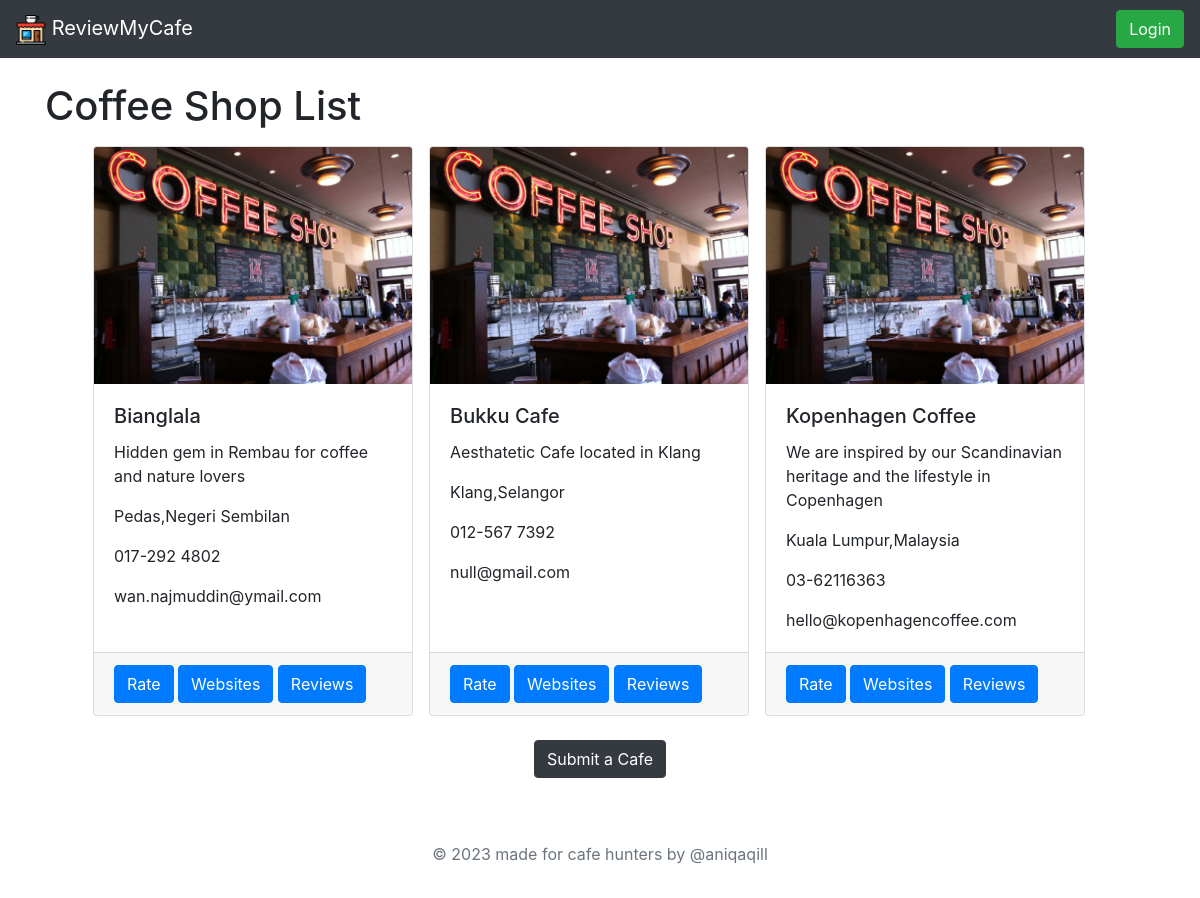
The app's page /, older data.
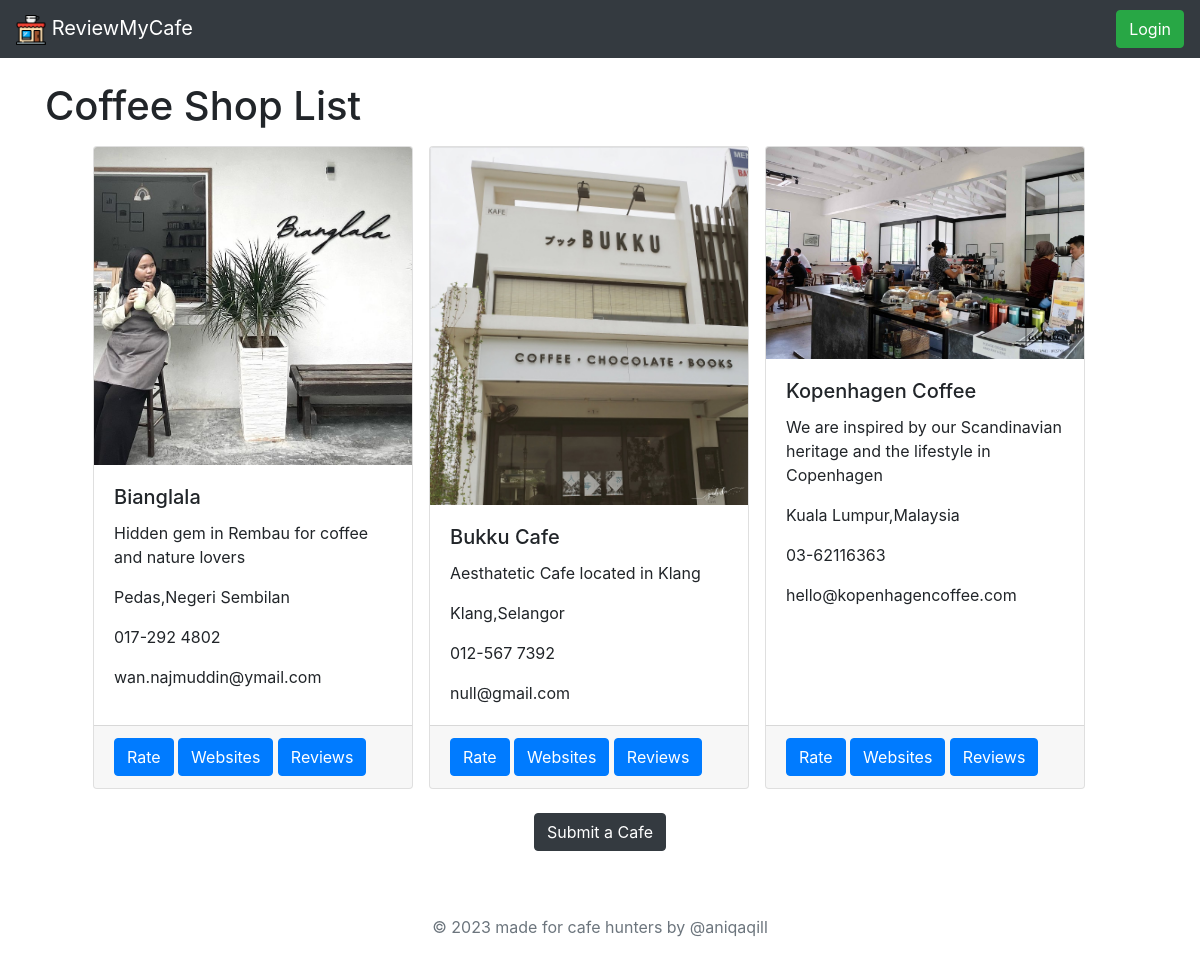
The same page, newer data.
### coffeeshoplist/models.py (models this page shows)
class CoffeeShop(models.Model):
    name = models.CharField(max_length=100)
    address = models.CharField(max_length=255)
    phone = models.CharField(max_length=100)
    website = models.CharField(max_length=100)
    email = models.CharField(max_length=100)
    description = models.CharField(max_length=100)
    hours = models.CharField(max_length=100)
    image = models.ImageField(upload_to='coffee_shop_images/', default='coffee_shop_images/default.jpg')

### coffeeshoplist/views.py (the view)
# urls.py: path('', views.coffeeshoplist, name='coffeeshoplist'),
def coffeeshoplist(request):
    coffee_shops = CoffeeShop.objects.all()
    ratings = Rating.objects.all()
    rating_dict = {}
    for rating in ratings:
        rating_dict.setdefault(rating.coffee_shop_id, []).append(rating.rating)
    avg_ratings = {}
    for coffee_shop in coffee_shops:
        ratings_list = rating_dict.get(coffee_shop.id, [])
        avg_rating = round(sum(ratings_list) / max(len(ratings_list), 1), 2) if ratings_list else '-'
        avg_ratings[coffee_shop.id] = avg_rating
    return render(request, 'coffeeshoplist.html', {'coffee_shops': coffee_shops, 'avg_ratings': avg_ratings})

### coffeeshoplist/templates/coffeeshoplist.html (shortened to what this page needs)
{% extends 'base.html' %}
    {% block content %}
    <h1>Coffee Shop List</h1>
    <ul class="d-flex flex-wrap">
      {% for coffee_shop in coffee_shops %}
      <div class="card mx-2 my-2" style="width: 20rem">
        <img
          src="{{ coffee_shop.image.url }}"
          class="card-img-top"
          alt="{{ coffee_shop.name }}"
        />
        <div class="card-body">
          <h5 class="card-title">{{ coffee_shop.name }}</h5>
          <p class="card-text">{{ coffee_shop.description}}</p>
          <p class="card-text">{{ coffee_shop.address}}</p>
          <p class="card-text">{{ coffee_shop.phone}}</p>
          <p class="card-text">{{ coffee_shop.email}}</p>
        </div>
        <div class="card-footer">
          <a href="{% url 'rate_shop' coffee_shop.id %}" class="btn btn-primary"
            >Rate</a
          >
          <a
            href="{{ coffee_shop.website}}"
            target="_blank"
            class="btn btn-primary"
            >Websites</a
          >
          <a
            href="{% url 'shop_reviews' coffee_shop.id %}"
            class="btn btn-primary"
            >Reviews</a
          >
        </div>
      </div>
      {% endfor %}
    </ul>
    <div class="d-flex justify-content-center">
      <a href="/cafesubmission" class="btn btn-dark">Submit a Cafe</a>
    </div>
    {% endblock %}

### coffeeshoplist/templates/base.html (shortened to what this page needs)
<!DOCTYPE html>
<html>
  <head>
    <link
      rel="stylesheet"
      href="https://cdnjs.cloudflare.com/ajax/libs/twitter-bootstrap/4.6.0/css/bootstrap.min.css"
    />
  </head>
  <body>
    <nav class="navbar navbar-expand-lg navbar-dark bg-dark">
      <a class="navbar-brand" href="/">
        <img src="../../media/assets/cafe.png" width="30" height="30" alt="" />
        ReviewMyCafe</a
      >
      <div class="collapse navbar-collapse" id="navbarNav">
        <ul class="navbar-nav ml-auto">
          {% if user.is_authenticated %}
          <li class="nav-item">
            <a class="nav-link">Welcome, {{ user.username }}</a>
          </li>
          <li class="nav-item">
            <a
              class="btn btn-danger"
              href="{% url 'logout' %}?next=/accounts/login/"
            >
              Logout
            </a>
            {% else %}
          <li class="nav-item {% block login_active %}{% endblock %}">
            <a type="button" class="btn btn-success" href="{% url 'login' %}">
              Login
            </a>
          </li>
          {% endif %}
        </ul>
      </div>
    </nav>
    <container
      ><div class="container mt-4">
        {% block content %}{% endblock %}
      </div></container
    >
    <footer class="py-3 footer mt-5">
      <div class="container">
      <p class="text-center text-muted">&copy; 2023 made for cafe hunters by @aniqaqill</p>
    </footer>
  </body>
</html>

### coffeeshoplist/templates/base.html (style rules this page uses)
footer { position: relative; bottom: 0; width: 100%; background-color: white; text-align: center; }

Row changes from the older to the newer data that the page shows:
changed CoffeeShop "Bianglala": image: picture added in place of a placeholder
changed CoffeeShop "Bukku Cafe": image: picture added in place of a placeholder
changed CoffeeShop "Kopenhagen Coffee": image: picture added in place of a placeholder
